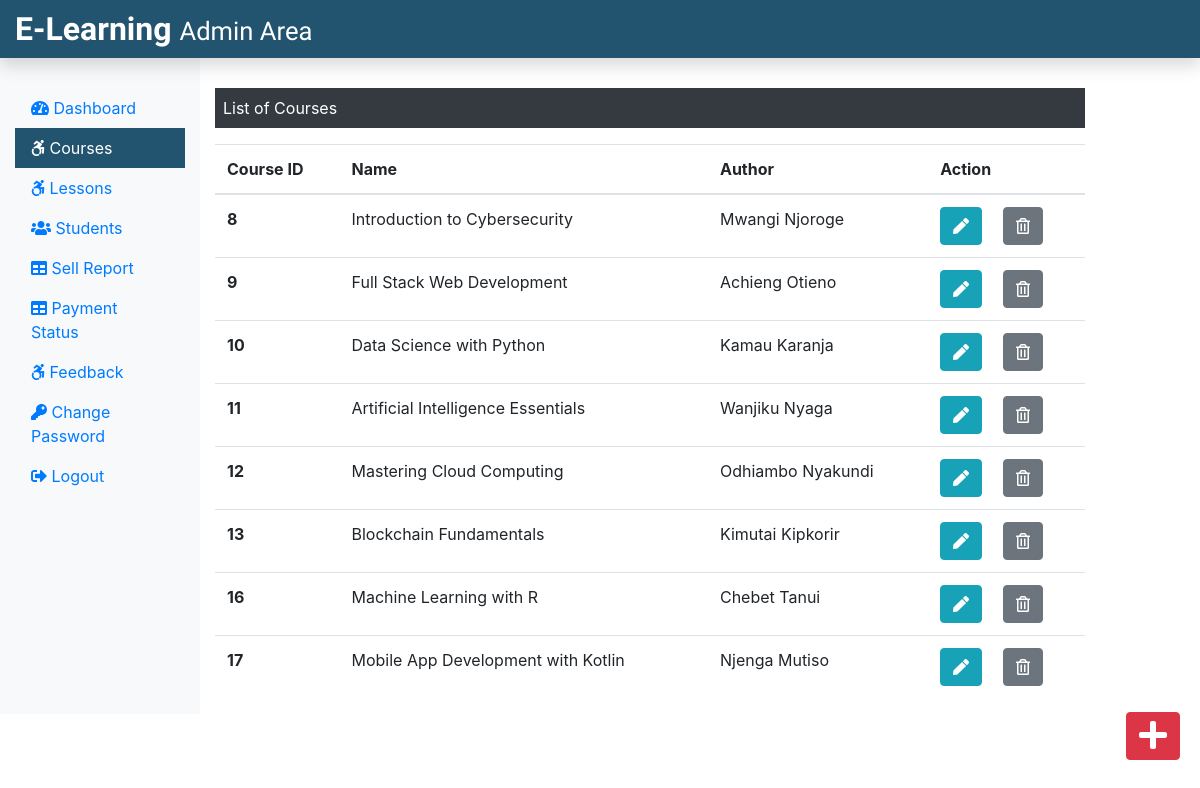
Page /Admin/courses.php (signed in) on the committed database.
### tables this page shows
CREATE TABLE IF NOT EXISTS `course` (
  `course_id` int(11) NOT NULL AUTO_INCREMENT,
  `course_name` text NOT NULL,
  `course_desc` text NOT NULL,
  `course_author` varchar(255) NOT NULL,
  `course_img` text NOT NULL,
  `course_duration` text NOT NULL,
  `course_price` int(11) NOT NULL,
  `course_original_price` int(11) NOT NULL,
  PRIMARY KEY (`course_id`)
);

### Admin/courses.php (the view, shortened to what this page needs)
<?php
include('./adminInclude/header.php');
include('../dbConnection.php');
 ?>
  <div class="col-sm-9 mt-5">
    <p class=" bg-dark text-white p-2">List of Courses</p>
    <?php
      $sql = "SELECT * FROM course";
      $result = $conn->query($sql);
      if($result->num_rows > 0){
       echo '<table class="table">
       <thead>
        <tr>
         <th scope="col">Course ID</th>
         <th scope="col">Name</th>
         <th scope="col">Author</th>
         <th scope="col">Action</th>
        </tr>
       </thead>
       <tbody>';
        while($row = $result->fetch_assoc()){
          echo '<tr>';
          echo '<th scope="row">'.$row["course_id"].'</th>';
          echo '<td>'. $row["course_name"].'</td>';
          echo '<td>'.$row["course_author"].'</td>';
          echo '<td><form action="editcourse.php" method="POST" class="d-inline"> <input type="hidden" name="id" value='. $row["course_id"] .'><button type="submit" class="btn btn-info mr-3" name="view" value="View"><i class="fas fa-pen"></i></button></form>
          <form action="" method="POST" class="d-inline"><input type="hidden" name="id" value='. $row["course_id"] .'><button type="submit" class="btn btn-secondary" name="delete" value="Delete"><i class="far fa-trash-alt"></i></button></form></td>
         </tr>';
        }
        echo '</tbody>
        </table>';
      } else {
        echo "0 Result";
      }
     ?>
  </div>
 </div>
 <div><a class="btn btn-danger box" href="./addCourse.php"><i class="fas fa-plus fa-2x"></i></a></div>
</div>
<?php
include('./adminInclude/footer.php');
?>

### css/adminstyle.css (style rules this page uses)
.box { position: fixed; bottom: 10px; right: 20px; margin-bottom: 30px; }

### rows in the picture
course: course_id "8", course_name "Introduction to Cybersecurity", course_author "Mwangi Njoroge"
course: course_id "9", course_name "Full Stack Web Development", course_author "Achieng Otieno"
course: course_id "10", course_name "Data Science with Python", course_author "Kamau Karanja"
course: course_id "11", course_name "Artificial Intelligence Essentials", course_author "Wanjiku Nyaga"
course: course_id "12", course_name "Mastering Cloud Computing", course_author "Odhiambo Nyakundi"
course: course_id "13", course_name "Blockchain Fundamentals", course_author "Kimutai Kipkorir"
course: course_id "16", course_name "Machine Learning with R", course_author "Chebet Tanui"
course: course_id "17", course_name "Mobile App Development with Kotlin", course_author "Njenga Mutiso"
